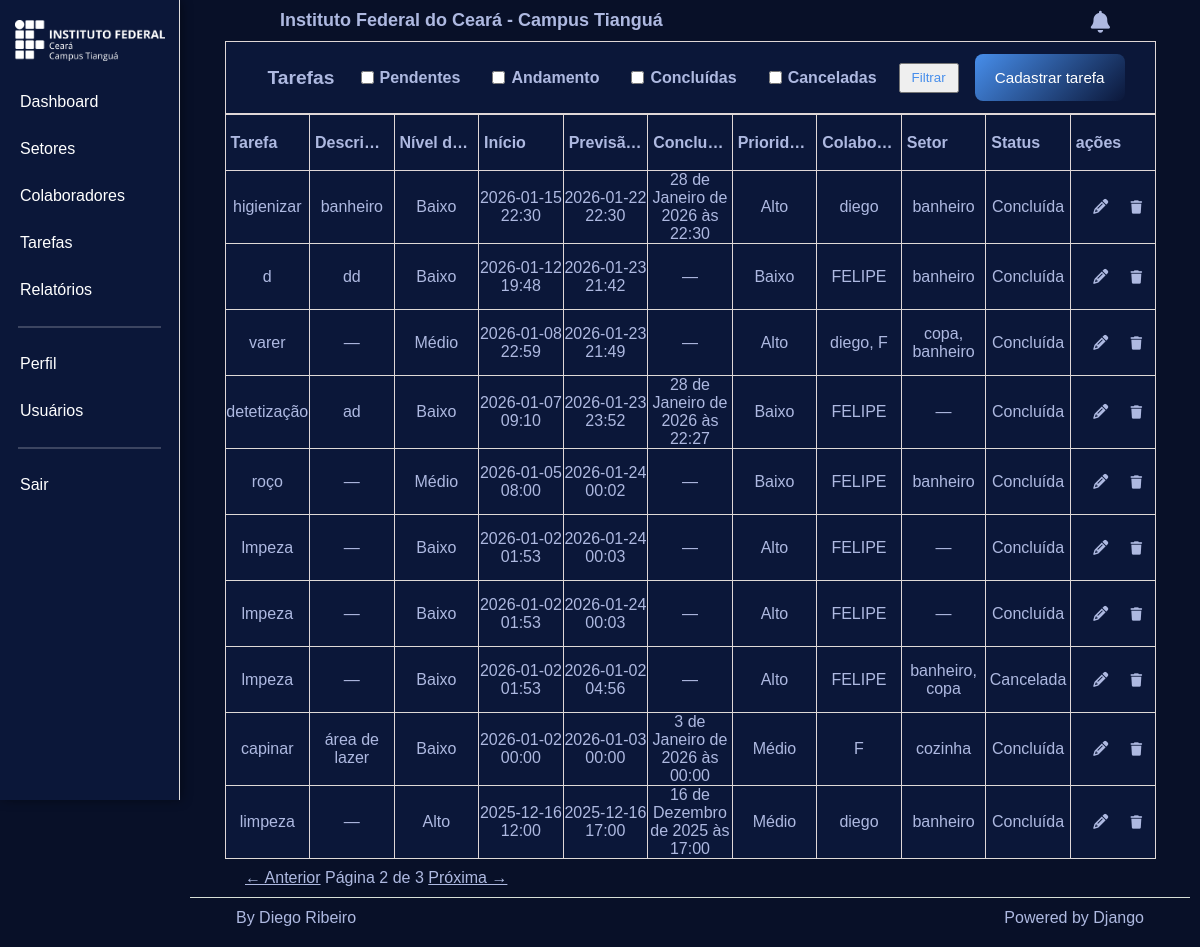
The page /tarefas/?page=2 (signed in) on the database its author committed.
### management/models.py (models this page shows, shortened)
class Tarefa(models.Model):
    SUJEIRA_CHOICES = [
        ('baixo', 'Baixo'),
        ('medio', 'Médio'),
        ('alto', 'Alto'),
    ]
    STATUS_CHOICES = [
        ('pendente', 'Pendente'),
        ('em_andamento', 'Em andamento'),
        ('concluida', 'Concluída'),
        ('cancelada', 'Cancelada'),
    ]
    PRIORIDADE_CHOICES = [
        ('baixo', 'Baixo'),
        ('medio', 'Médio'),
        ('alto', 'Alto'),
    ]
    id = models.CharField(
        max_length=32,
        primary_key=True,
        default=generate_uuid,
        editable=False
    )
    titulo = models.CharField(max_length=150)
    descricao = models.TextField(blank=True, null=True)
    nivel_sujeira = models.CharField(max_length=10, choices=SUJEIRA_CHOICES)
    status = models.CharField(max_length=20, choices=STATUS_CHOICES, default='pendente')
    data_inicio = models.DateTimeField()
    data_previsao_termino = models.DateTimeField()
    data_termino = models.DateTimeField(blank=True, null=True)
    prioridade = models.CharField(max_length=10, choices=PRIORIDADE_CHOICES)
    colaboradores = models.ManyToManyField(
        Colaborador,
        through="TarefaColaborador",
        related_name="tarefas"
    )
    setores = models.ManyToManyField(
        Setor,
        through="TarefaSetor",
        related_name="tarefas"
    )

class Colaborador(models.Model):
    STATUS_CHOICES = [
        ('desligado', 'Desligado'),
        ('ferias', 'Férias'),
        ('ativo', 'Ativo'),
    ]
    id = models.CharField(
        max_length=32,
        primary_key=True,
        default=generate_uuid,
        editable=False
    )
    nome = models.CharField(max_length=150)
    imagem = models.ImageField(upload_to='colaboradores/', blank=True, null=True)
    status = models.CharField(max_length=20, choices=STATUS_CHOICES, default='ativo')
    telefone = models.CharField(max_length=40, blank=True, null=True)
    numero_empresa = models.CharField(max_length=40, blank=True, null=True)
    data_admissao = models.DateTimeField()

class Setor(models.Model):
    MOBILIA_CHOICES = [
        ('pouca', 'Pouca'),
        ('media', 'Média'),
        ('muita', 'Muita'),
    ]
    id = models.CharField(
        max_length=32,
        primary_key=True,
        default=generate_uuid,
        editable=False
    )
    nome = models.CharField(max_length=150)
    descricao = models.TextField(blank=True, null=True)
    imagem = models.ImageField(upload_to='setores/', blank=True, null=True)
    dimensao = models.CharField(max_length=100)
    natureza_piso = models.CharField(max_length=100)
    area_envidracada = models.CharField(max_length=100)
    mobilia = models.CharField(max_length=10, choices=MOBILIA_CHOICES)

### management/views.py (the view)
# urls.py: path('tarefas/', tasks, name='tasks' ),
@login_required()
@permission_required('management.view_tarefa', raise_exception=True)
def tasks(request):
    status_selecionados = request.GET.getlist('status')
    tarefas = Tarefa.objects.all().order_by('-data_inicio')
    if status_selecionados:
        tarefas = tarefas.filter(status__in=status_selecionados)
    paginator = Paginator(tarefas, 10)  # 10 linhas por página
    page_number = request.GET.get('page')
    page_obj = paginator.get_page(page_number)
    empty_rows = 10 - len(page_obj.object_list)
    if empty_rows < 0:
        empty_rows = 0
    return render(request, 'managements/tasks/pages/listar.html', {
        'page_obj': page_obj,
        'empty_rows': range(empty_rows),
        'status_selecionados': status_selecionados,
    })

### management/templates/managements/tasks/pages/listar.html (shortened to what this page needs)
{% include 'managements/tasks/partials/head.html' %}
<body>
    {% include 'global/partials/sidebar.html' %}
    <div class="content">
        {% include 'global/partials/header.html' %}
        <div class="table-wrapper">
            {% include 'managements/tasks/partials/headerTable.html' %}
            <table class="table" border="1" cellspacing="0" cellpadding="8">
                {% include 'managements/tasks/partials/thead.html' %}
                <tbody>
                    {% for tarefa in page_obj %}
                        {% include 'managements/tasks/partials/tasks.html' with tarefa=tarefa %}
                    {% empty %}
                        <tr>
                            <td colspan="11" style="text-align: center;">Nenhuma tarefa cadastrada</td>
                        </tr>
                    {% endfor %}
                </tbody>
            </table>
        </div>
        {% include 'global/partials/pagination.html' %}
        {% include 'global/partials/footer.html' %}
    </div>
</body>
</html>

### management/templates/managements/tasks/partials/tasks.html (shortened to what this page needs)
    <tr>
        <td>{{ tarefa.titulo }}</td>
        <td>{{ tarefa.descricao|default:"—" }}</td>
        <td>{{ tarefa.get_nivel_sujeira_display }}</td>
        <td>{{ tarefa.data_inicio|date:"Y-m-d H:i" }}</td>
        <td>{{ tarefa.data_previsao_termino|date:"Y-m-d H:i" }}</td>
        <td>{{ tarefa.data_termino|default:"—" }}</td>
        <td>{{ tarefa.get_prioridade_display }}</td>
        <td>
            {% for colab in tarefa.colaboradores.all %}
                {{ colab.nome }}{% if not forloop.last %}, {% endif %}
            {% empty %}
                —
            {% endfor %}
        </td>
        <td>
            {% for setor in tarefa.setores.all %}
                {{ setor.nome }}{% if not forloop.last %}, {% endif %}
            {% empty %}
                —
            {% endfor %}
        </td>
        <td>{{ tarefa.get_status_display }}</td>
        <td class="acoes">
            {% if perms.management.change_tarefa %}
                    <a href="{% url 'management:tarefa_edit' tarefa.id %}" class="icone-editar"
                    title="Editar">
                        <i class="fa-solid fa-pencil"></i>
                    </a>
                    {% if perms.management.delete_tarefa %}
                        <form action="{% url 'management:tarefa_delete' tarefa.id %}"
                            method="POST"
                            style="display:inline;"
                            onsubmit="return confirm('Você deseja realmente excluir esta tarefa?');">
                            <button type="submit" class="btn-icon delete" title="Excluir tarefa">
                                <i class="fa-solid fa-trash"></i>
                            </button>
                        </form>
                    {% endif %}
            {% endif %}
        </td>
    </tr>

### main/static/global/css/responsive.css (style rules this page uses)
@media (max-width: 1366px) { body { grid-template-columns: 180px 1fr !important; } }
@media (max-width: 1366px) { .table-wrapper { width: 98% !important; margin: 0 auto !important; } }

### management/templates/global/partials/head.html (style rules this page uses)
* { margin: 0; padding: 0; box-sizing: border-box; font-family: 'Mona Sans', sans-serif; color: #AEB9E1; }
body { display: grid; grid-template-columns: 200px 1fr; height: 100vh; background-color: #081028; }
.content { grid-column: 2; display: grid; grid-template-rows: auto 1fr auto; gap: 10px; padding: 10px; align-items: start; }
.table { width: 95%; margin: 0 auto; border: 0.1px solid rgb(223, 215, 215); border-collapse: collapse; table-layout: fixed; background-color: #0B1739; }
.table tbody tr { height: 66px; border-bottom: 0.1px solid rgba(223, 218, 215, 1); }
.table tbody td { padding: 0; vertical-align: middle; overflow: hidden; text-align: center; }

### management/templates/managements/tasks/partials/head.html (style rules this page uses)
i { padding-left:10px; }
.icone-editar { font-size: 15px; }
.acoes a { margin-right: 8px; cursor: pointer; }
.acoes a { text-decoration: none; }
.btn-icon.delete { background: none; border: none; padding: 0; margin: 0; cursor: pointer; text-decoration: none; display: inline-flex; align-items: center; justify-content: center; }

### rows shown on the page
Tarefa: titulo "higienizar", descricao "banheiro", nivel_sujeira "Baixo", data_inicio "2026-01-15 22:30", data_previsao_termino "2026-01-22 22:30", data_termino "28 de Janeiro de 2026 às 22:30", prioridade "Alto", status "Concluída"
Colaborador: nome "diego"
Setor: nome "banheiro"
Tarefa: titulo "d", descricao "dd", nivel_sujeira "Baixo", data_inicio "2026-01-12 19:48", data_previsao_termino "2026-01-23 21:42", data_termino "—", prioridade "Baixo", status "Concluída"
Colaborador: nome "FELIPE"
Tarefa: titulo "varer", descricao "—", nivel_sujeira "Médio", data_inicio "2026-01-08 22:59", data_previsao_termino "2026-01-23 21:49", data_termino "—", prioridade "Alto", status "Concluída"
Colaborador: nome "F"
Setor: nome "copa"
Tarefa: titulo "detetização", descricao "ad", nivel_sujeira "Baixo", data_inicio "2026-01-07 09:10", data_previsao_termino "2026-01-23 23:52", data_termino "28 de Janeiro de 2026 às 22:27", prioridade "Baixo", status "Concluída"
Tarefa: titulo "roço", descricao "—", nivel_sujeira "Médio", data_inicio "2026-01-05 08:00", data_previsao_termino "2026-01-24 00:02", data_termino "—", prioridade "Baixo", status "Concluída"
Tarefa: titulo "lmpeza", descricao "—", nivel_sujeira "Baixo", data_inicio "2026-01-02 01:53", data_previsao_termino "2026-01-24 00:03", data_termino "—", prioridade "Alto", status "Concluída"
Tarefa: titulo "lmpeza", descricao "—", nivel_sujeira "Baixo", data_inicio "2026-01-02 01:53", data_previsao_termino "2026-01-24 00:03", data_termino "—", prioridade "Alto", status "Concluída"
Tarefa: titulo "lmpeza", descricao "—", nivel_sujeira "Baixo", data_inicio "2026-01-02 01:53", data_previsao_termino "2026-01-02 04:56", data_termino "—", prioridade "Alto", status "Cancelada"
Tarefa: titulo "capinar", descricao "área de lazer", nivel_sujeira "Baixo", data_inicio "2026-01-02 00:00", data_previsao_termino "2026-01-03 00:00", data_termino "3 de Janeiro de 2026 às 00:00", prioridade "Médio", status "Concluída"
Setor: nome "cozinha"
Tarefa: titulo "limpeza", descricao "—", nivel_sujeira "Alto", data_inicio "2025-12-16 12:00", data_previsao_termino "2025-12-16 17:00", data_termino "16 de Dezembro de 2025 às 17:00", prioridade "Médio", status "Concluída"

### other values the page prints
{{ page_obj.number }} "2"
{{ page_obj.paginator.num_pages }} "3"
